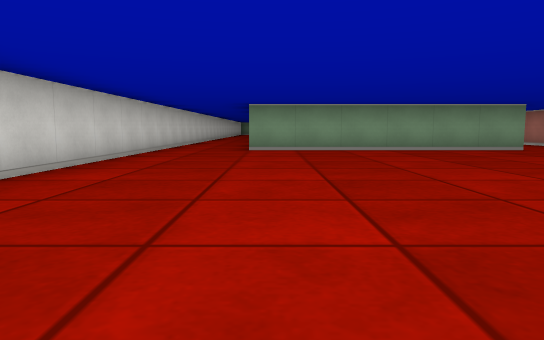
view 1 (above)

15 first-person views from a walk through a cub3D level. The camera is about half as high as the walls, tilts 6° down and sees 70° across. The floor is counted in squares. Each view is taken from the middle of a square. On the plan, view 1 faces up. The plan holds only what a view shows up to about 9 squares ahead; the rest is blank.

view 2
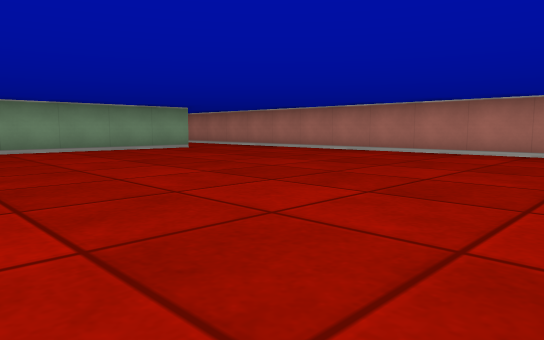

view 3
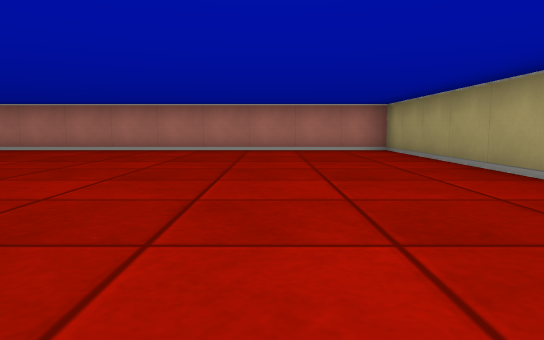

view 4
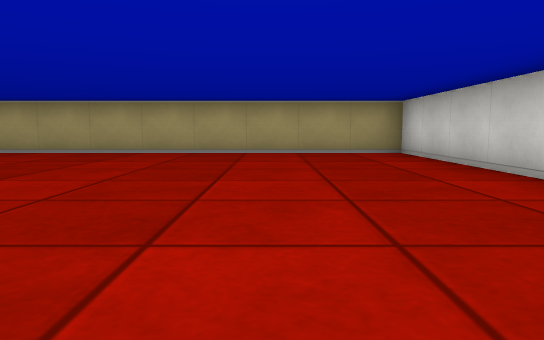

view 5
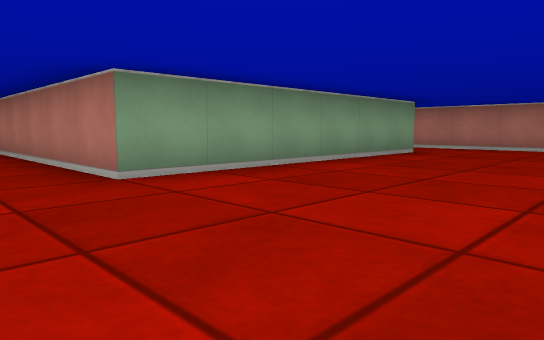

view 6
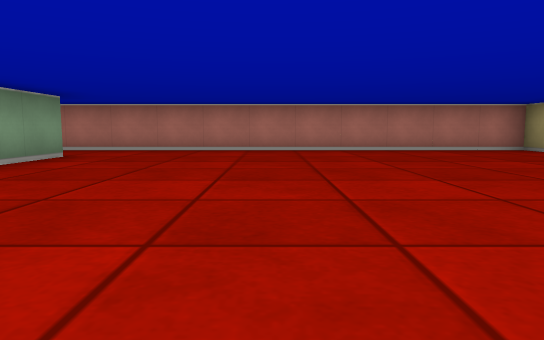

view 7
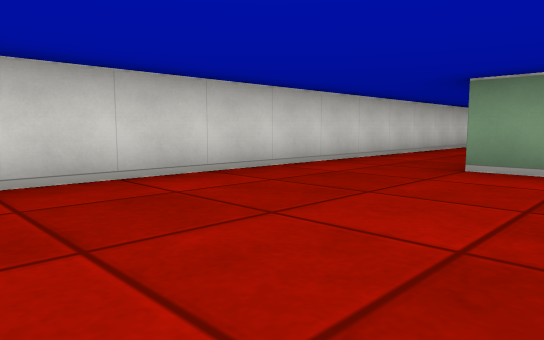

view 8
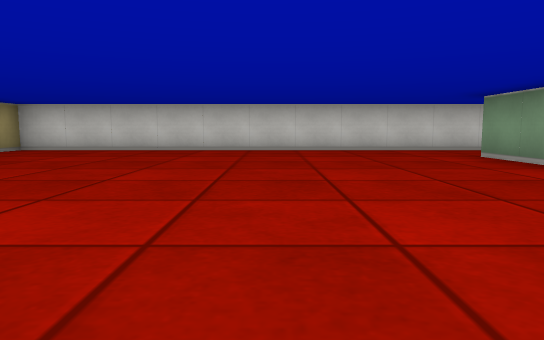

view 9
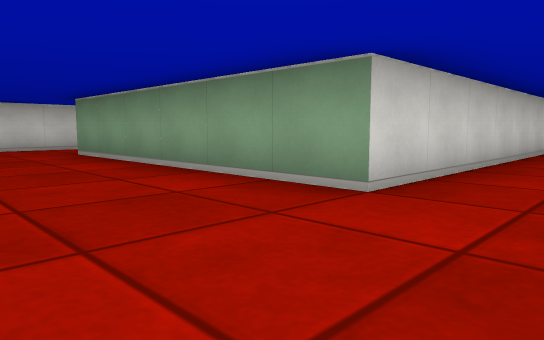

view 10
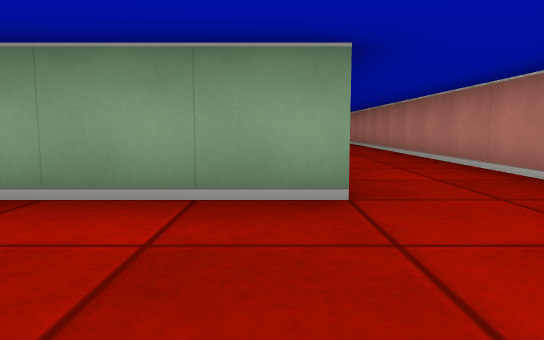

view 11
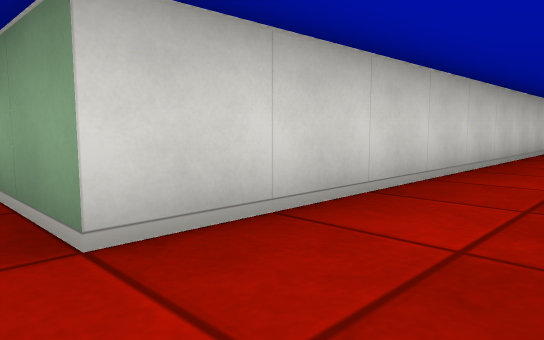

view 12
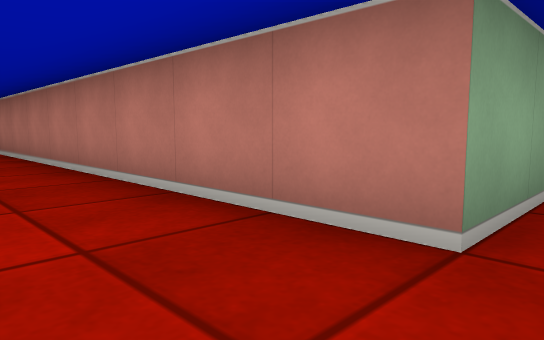

view 13
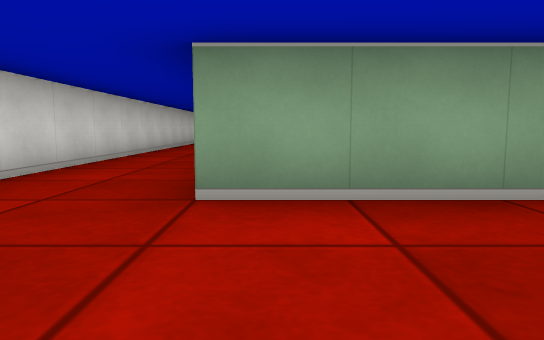

view 14
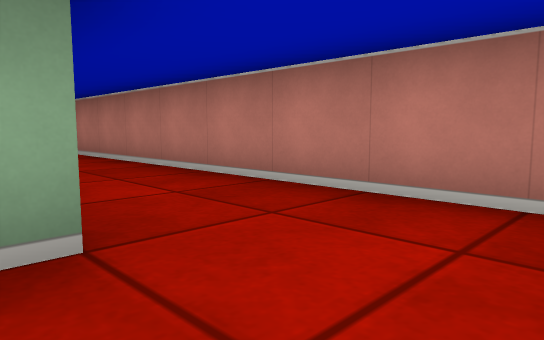

view 15
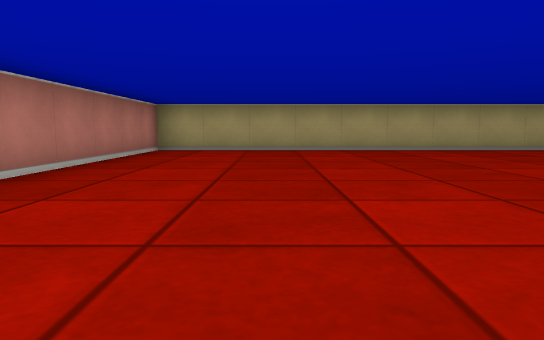

### Floor plan
Points are (right, up) in squares from view 1. A wall is a line through its corners. A room is listed if a view was taken in it or the views show most of it. See-through windows are left out.
Room 1 (views 1, 2, 3, 4, 5, 6, 7, 8, 9, 10, 12, 13, 14, 15)
walls: (5.5, 8.5) (-0.5, 8.5); (-2.5, 8.5) (-2.5, -0.5) (7.5, -0.5) (7.5, 7.4)
ways out: opening at (-1.5, 9) to room 2; opening at (6.5, 8.5) to room 2
Room 2 (view 11)
walls: (5.5, 16.5) (5.5, 8.5); (-2.5, 15) (-2.5, 8.5); (-0.5, 8.5) (-0.5, 16.5); (7.5, 7.4) (7.5, 15.1)
ways out: opening at (-1.5, 9) to room 1; opening at (6.5, 8.5) to room 1

Positions as (right, up) in squares from view 1, and headings:
1: (0, 0), facing up
2: (0, 0), facing up-right
3: (-1, 2), facing right
4: (0, 7), facing down
5: (-2, 5), facing up-right
6: (-1, 5), facing right
7: (1, 4), facing up-left
8: (6, 5), facing left
9: (7, 6), facing up-left
10: (5, 6), facing up
11: (7, 8), facing up-left
12: (-2, 8), facing up-right
13: (0, 6), facing up
14: (5, 7), facing up-right
15: (5, 8), facing down
